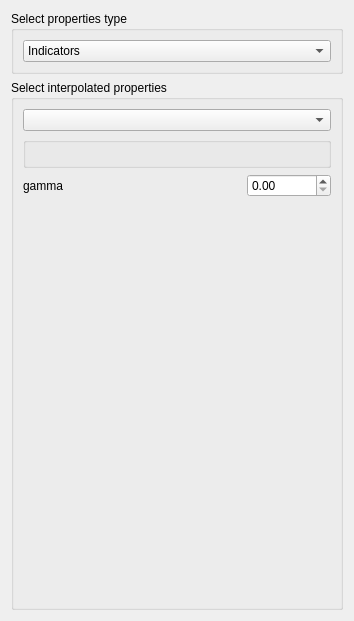
<?xml version="1.0" encoding="UTF-8"?>
<ui version="4.0">
 <class>Form</class>
 <widget class="QWidget" name="Form">
  <property name="geometry">
   <rect>
    <x>0</x>
    <y>0</y>
    <width>354</width>
    <height>621</height>
   </rect>
  </property>
  <property name="windowTitle">
   <string>Form</string>
  </property>
  <property name="AlgorithmCategory" stdset="0">
   <string>LPM-Geomod_Suite</string>
  </property>
  <property name="AlgorithmDescription" stdset="0">
   <string>softmax transformation and entropy calculation</string>
  </property>
  <layout class="QGridLayout" name="gridLayout_3">
   <item row="0" column="0">
    <widget class="QGroupBox" name="groupBox_2">
     <property name="title">
      <string>Select properties type</string>
     </property>
     <layout class="QGridLayout" name="gridLayout_2">
      <item row="0" column="0">
       <widget class="QComboBox" name="comboBox">
        <property name="sizePolicy">
         <sizepolicy hsizetype="Expanding" vsizetype="Fixed">
          <horstretch>0</horstretch>
          <verstretch>0</verstretch>
         </sizepolicy>
        </property>
        <item>
         <property name="text">
          <string>Indicators</string>
         </property>
        </item>
        <item>
         <property name="text">
          <string>Signed Distances</string>
         </property>
        </item>
       </widget>
      </item>
     </layout>
    </widget>
   </item>
   <item row="1" column="0">
    <widget class="QGroupBox" name="groupBox">
     <property name="title">
      <string>Select interpolated properties</string>
     </property>
     <layout class="QGridLayout" name="gridLayout">
      <item row="4" column="0">
       <widget class="QLabel" name="label">
        <property name="sizePolicy">
         <sizepolicy hsizetype="Fixed" vsizetype="Preferred">
          <horstretch>0</horstretch>
          <verstretch>0</verstretch>
         </sizepolicy>
        </property>
        <property name="text">
         <string>gamma</string>
        </property>
       </widget>
      </item>
      <item row="2" column="0" colspan="3">
       <widget class="OrderedPropertySelector" name="orderedpropertyselector">
        <property name="sizePolicy">
         <sizepolicy hsizetype="Expanding" vsizetype="Preferred">
          <horstretch>0</horstretch>
          <verstretch>0</verstretch>
         </sizepolicy>
        </property>
       </widget>
      </item>
      <item row="5" column="2">
       <spacer name="verticalSpacer">
        <property name="orientation">
         <enum>Qt::Vertical</enum>
        </property>
        <property name="sizeHint" stdset="0">
         <size>
          <width>20</width>
          <height>40</height>
         </size>
        </property>
       </spacer>
      </item>
      <item row="4" column="2">
       <widget class="QDoubleSpinBox" name="doubleSpinBox">
        <property name="sizePolicy">
         <sizepolicy hsizetype="Fixed" vsizetype="Fixed">
          <horstretch>0</horstretch>
          <verstretch>0</verstretch>
         </sizepolicy>
        </property>
        <property name="maximum">
         <double>99999999.000000000000000</double>
        </property>
       </widget>
      </item>
      <item row="0" column="0" colspan="3">
       <widget class="GridSelectorBasic" name="gridselectorbasic">
        <property name="sizePolicy">
         <sizepolicy hsizetype="Expanding" vsizetype="Fixed">
          <horstretch>0</horstretch>
          <verstretch>0</verstretch>
         </sizepolicy>
        </property>
       </widget>
      </item>
     </layout>
    </widget>
   </item>
  </layout>
 </widget>
 <customwidgets>
  <customwidget>
   <class>GridSelectorBasic</class>
   <extends>QComboBox</extends>
   <header>qtplugins/selectors.h</header>
  </customwidget>
  <customwidget>
   <class>OrderedPropertySelector</class>
   <extends>GsTLGroupBox</extends>
   <header>qtplugins/selectors.h</header>
  </customwidget>
  <customwidget>
   <class>GsTLGroupBox</class>
   <extends>QGroupBox</extends>
   <header>qtplugins/selectors.h</header>
  </customwidget>
 </customwidgets>
 <resources/>
 <connections>
  <connection>
   <sender>gridselectorbasic</sender>
   <signal>activated(QString)</signal>
   <receiver>orderedpropertyselector</receiver>
   <slot>show_properties(QString)</slot>
   <hints>
    <hint type="sourcelabel">
     <x>207</x>
     <y>59</y>
    </hint>
    <hint type="destinationlabel">
     <x>206</x>
     <y>85</y>
    </hint>
   </hints>
  </connection>
 </connections>
</ui>
